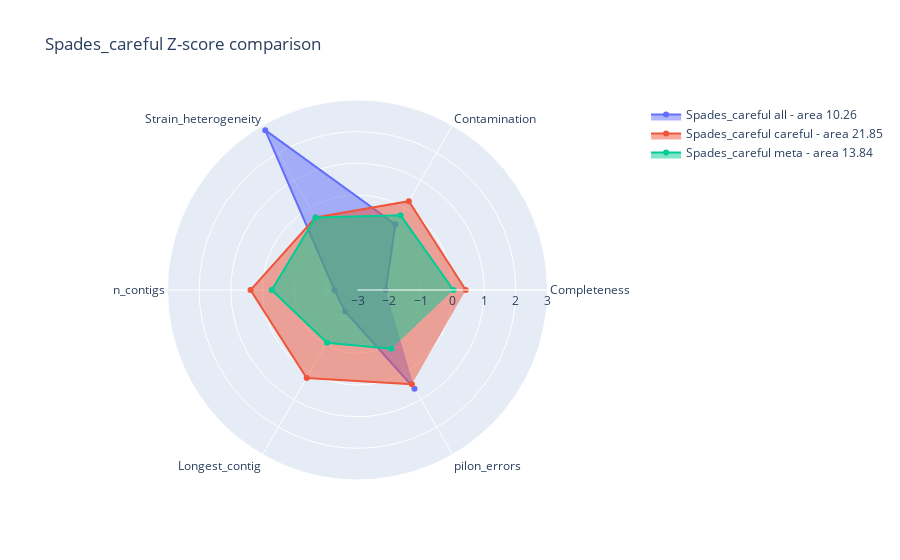

The code cell stored with this chart in its notebook:
### Code cell
fig2 = go.Figure()

for n,index in enumerate(df_norm_z_spadesc.index.to_list()):
    fig2.add_trace(
                go.Scatterpolar(
                                r=df_norm_z_spadesc[['Completeness', 'Contamination',
       'Strain_heterogeneity', 'n_contigs', 'Longest_contig', 'pilon_errors']].loc[index].values,
                                theta=['Completeness', 'Contamination',
       'Strain_heterogeneity', 'n_contigs', 'Longest_contig', 'pilon_errors'],
                                fill='toself',
                                name="Spades_careful {} - area {}".format(df_norm_z_spadesc['Category'][index], round(area_list[n],2)),
                                showlegend=True,
                                )
                )

fig2.update_layout(
    polar=dict(
        radialaxis=dict(
                        visible=True,
                        range=[-3, 3]
                    )
            ),
    title="Spades_careful Z-score comparison"
)

fig2.show()

### Figure 1 — Plotly figure (JSON) as saved in the notebook; plotly's stock layout.template omitted (floating-point values rounded to 4 significant figures)
{"data": [{"fill": "toself", "name": "Spades_careful all - area 10.26", "r": [-2.109, -0.6062, 2.828, -2.274, -2.217, 0.599], "showlegend": true, "theta": ["Completeness", "Contamination", "Strain_heterogeneity", "n_contigs", "Longest_contig", "pilon_errors"], "type": "scatterpolar"}, {"fill": "toself", "name": "Spades_careful careful - area 21.85", "r": [0.4186, 0.2404, -0.3536, 0.3785, 0.2113, 0.4336], "showlegend": true, "theta": ["Completeness", "Contamination", "Strain_heterogeneity", "n_contigs", "Longest_contig", "pilon_errors"], "type": "scatterpolar"}, {"fill": "toself", "name": "Spades_careful meta - area 13.84", "r": [0.02971, -0.277, -0.3536, -0.2916, -1.074, -0.8596], "showlegend": true, "theta": ["Completeness", "Contamination", "Strain_heterogeneity", "n_contigs", "Longest_contig", "pilon_errors"], "type": "scatterpolar"}], "layout": {"polar": {"radialaxis": {"range": [-3, 3], "visible": true}}, "title": {"text": "Spades_careful Z-score comparison"}}}
